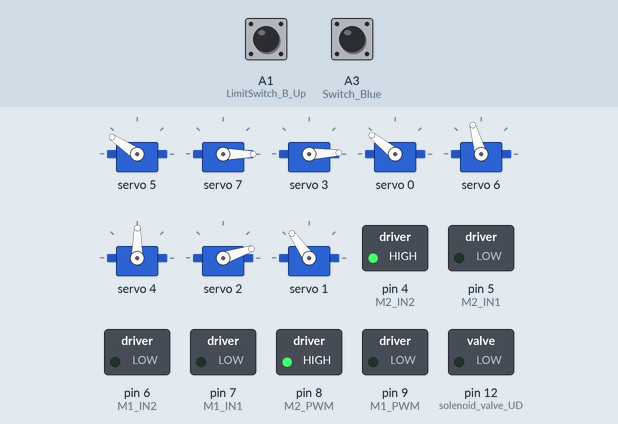
Bench run of a program on a simulated Arduino Mega 2560, built with avr-gcc and run on an emulated ATmega2560. Parts: 8 × servo, switched loads named in the program (green lamp = pin HIGH). The inputs (shaded band) are chosen by the test bench; at power-on: A1 (LimitSwitch_B_Up) HIGH, A3 (Switch_Blue) HIGH.

Above: at 0.8 s.
0.9 s: A1 (LimitSwitch_B_Up) pulled LOW for 0.15 s
At 1.9 s:
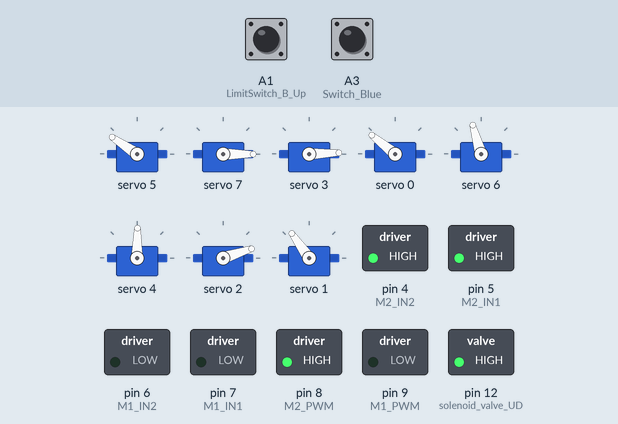
2.5 s: A3 (Switch_Blue) pulled LOW for 0.15 s
At 2.57 s:
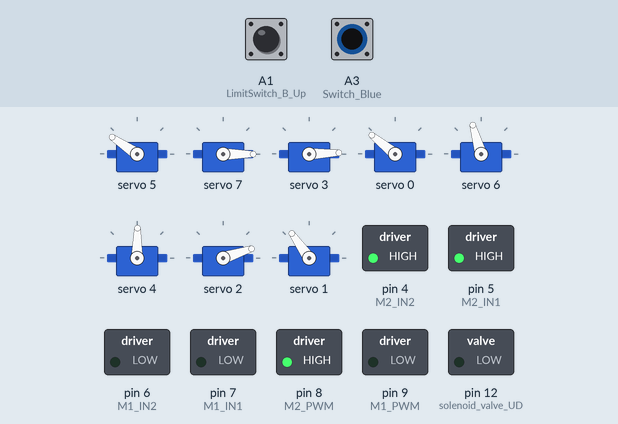
4.1 s: A3 (Switch_Blue) pulled LOW for 3.2 s
At 8.0 s:
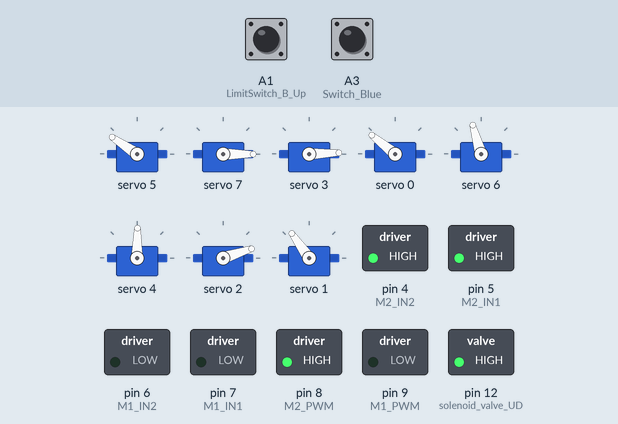
Timing chart, 0 to 9.5 s (numbered marks = the images above; inputs shaded):
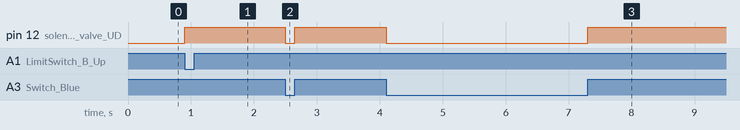

Measured:
- after the input at 0.9 s, pin 5 (M2_IN1), pin 12 (solenoid_valve_UD): LOW → HIGH at once
- after the input at 2.5 s, pin 12 (solenoid_valve_UD): HIGH → LOW at once, → HIGH 0.15 s later
- after the input at 4.1 s, pin 12 (solenoid_valve_UD): HIGH → LOW at once, → HIGH 3.2 s later

The program:

main.cpp
```cpp
#include <Arduino.h>
#include <config/pin.h>
#include <config/parameter.h>
#include <lib/i2c/scani2c.h>
#include <lib/Servo/gripper.h>
#include <lib/robotFunction/robot_UDarm.h>

/*
Adafruit_PWMServoDriver pwm = Adafruit_PWMServoDriver();

#define SERVOMIN 150  // This is the 'minimum' pulse length count (out of 4096)
#define SERVOMAX 600  // This is the 'maximum' pulse length count (out of 4096)
#define USMIN 600     // This is the rounded 'minimum' microsecond length based on the minimum pulse of 150
#define USMAX 2400    // This is the rounded 'maximum' microsecond length based on the maximum pulse of 600
#define SERVO_FREQ 50 // Analog servos run at ~50 Hz updates
*/
//bool control(int UD);

Gripper Gripper_ = Gripper();
ArmRobot Arm_ = ArmRobot();

String inputString = "";     // a String to hold incoming data
bool stringComplete = false; // whether the string is complete

void setup()
{
  I2cinit();
  Serial.begin(115200);

  Gripper_.Init();
  Arm_.Init();
  while(Arm_.control(MotorUP));

  pinMode(solenoid_valve_UD, OUTPUT);
  digitalWrite(solenoid_valve_UD,1);

  inputString.reserve(200);

  delay(500);

}

bool StartBlue = false;
bool StartRed = false;

void loop()
{

  digitalWrite(solenoid_valve_UD,digitalRead(Switch_Blue));
  if (!digitalRead(Switch_Blue))
  {
    StartBlue = true;

  }
  /*while (StartBlue)
  {
    delay(300);
    while(Arm_.control(MotorDN));
    //while (control(MotorDN))
    //;

    delay(3000);
    Gripper_.Get(1);
    StartBlue = false;

  }*/
  /*
    digitalWrite(solenoid_valve_UD,1);delay(5000);
    Gripper_.Get(0);
    digitalWrite(solenoid_valve_UD,0);delay(5000);

    */
  /*
    Gripper_.Get(1);
    delay(500);
    Gripper_.Push(1);
    delay(500);

    Gripper_.Get(2);
    delay(500);
    Gripper_.Push(2);
    delay(500);

    Gripper_.Get(3);
    delay(500);
    Gripper_.Push(3);
    delay(500);

    Gripper_.Get(4);
    delay(500);
    Gripper_.Push(4);
    delay(500);

    Gripper_.Get(0);
    delay(500);
    Gripper_.Push(0);
    delay(500);
    */
  /*
    if (stringComplete)
    {
      Serial.println(inputString);
      pwm_ = inputString.toInt();

      // clear the string:
      inputString = "";
      stringComplete = false;
    }

    */
  /*
    pwm.setPWM(Servo_1, 0, Servo1_MAX);
    pwm.setPWM(Servo_2, 0, Servo2_MAX);
    pwm.setPWM(Servo_3, 0, Servo3_MAX);
    pwm.setPWM(Servo_4, 0, Servo4_MAX);
    pwm.setPWM(Servo_5, 0, Servo5_MAX);
    pwm.setPWM(Servo_6, 0, Servo6_MAX);
    pwm.setPWM(Servo_7, 0, Servo7_MAX);
    pwm.setPWM(Servo_8, 0, Servo8_MAX);

    delay(1000);


    pwm.setPWM(Servo_1, 0, Servo1_MIN);
    pwm.setPWM(Servo_2, 0, Servo2_MIN);
    pwm.setPWM(Servo_3, 0, Servo3_MIN);
    pwm.setPWM(Servo_4, 0, Servo4_MIN);
    pwm.setPWM(Servo_5, 0, Servo5_MIN);
    pwm.setPWM(Servo_6, 0, Servo6_MIN);
    pwm.setPWM(Servo_7, 0, Servo7_MIN);
    pwm.setPWM(Servo_8, 0, Servo8_MIN);

    delay(1000);
  */
  /*
  int L1 = digitalRead(LimitSwitch_B_Down);
  int L2 = digitalRead(LimitSwitch_B_Up);
  int B1_ = digitalRead(Switch_Blue);
  int B2_ = digitalRead(Switch_Red);
  */

  /*
    Serial.print(L1);
    Serial.print(",");
    Serial.print(L2);
    Serial.print(",");
    Serial.print(B1_);
    Serial.print(",");
    Serial.print(B2_);
    Serial.print("\n");
  */
  // Scani2c();
  /*
   while (control(MotorDN))
     ;
   delay(1000);
   while (control(MotorUP))
     ;
   delay(1000);*/
}

void serialEvent()
{
  while (Serial.available())
  {
    char inChar = (char)Serial.read();
    if (inChar == '\n')
    {
      stringComplete = true;
    }
    else
    {
      inputString += inChar;
    }
  }
}
```

parameter.h
```cpp
#define MotorUP 1
#define MotorDN 0


#define Servo1_MIN 270
#define Servo1_MAX 420

#define Servo2_MIN 270
#define Servo2_MAX 110

#define Servo3_MIN 280
#define Servo3_MAX 115

#define Servo4_MIN 230
#define Servo4_MAX 410

#define Servo5_MIN 175
#define Servo5_MAX 335


#define Servo6_MIN 460
#define Servo6_MAX 300

#define Servo7_MIN 320
#define Servo7_MAX 150

#define Servo8_MIN 210
#define Servo8_MAX 375
```

pin.h
```cpp
#define LimitSwitch_B_Down A0
#define LimitSwitch_B_Up A1
#define Switch_Blue A3
#define Switch_Red A2

#define M1_PWM 9
#define M1_IN1 7
#define M1_IN2 6

#define M2_PWM 8
#define M2_IN1 5
#define M2_IN2 4

#define Servo_1 5
#define Servo_2 7
#define Servo_3 3
#define Servo_4 0
#define Servo_5 6
#define Servo_6 4
#define Servo_7 2
#define Servo_8 1

#define solenoid_valve_UD 12
```

gripper.h
```cpp
#include <Wire.h>
#include <Adafruit_PWMServoDriver.h>
#include <Arduino.h>
#include <config/parameter.h>
#include <config/pin.h>

#define SERVOMIN 150  // This is the 'minimum' pulse length count (out of 4096)
#define SERVOMAX 600  // This is the 'maximum' pulse length count (out of 4096)
#define USMIN 600     // This is the rounded 'minimum' microsecond length based on the minimum pulse of 150
#define USMAX 2400    // This is the rounded 'maximum' microsecond length based on the maximum pulse of 600
#define SERVO_FREQ 50 // Analog servos run at ~50 Hz updates

class Gripper
{
private:
    Adafruit_PWMServoDriver pwm;

public:
    Gripper() : pwm(Adafruit_PWMServoDriver())
    {
    }

    void Init()
    {
        pwm.begin();
        pwm.setOscillatorFrequency(27000000);
        pwm.setPWMFreq(SERVO_FREQ);

        pwm.setPWM(Servo_1, 0, Servo1_MAX);
        pwm.setPWM(Servo_2, 0, Servo2_MAX);
        pwm.setPWM(Servo_3, 0, Servo3_MAX);
        pwm.setPWM(Servo_4, 0, Servo4_MAX);
        pwm.setPWM(Servo_5, 0, Servo5_MAX);
        pwm.setPWM(Servo_6, 0, Servo6_MAX);
        pwm.setPWM(Servo_7, 0, Servo7_MAX);
        pwm.setPWM(Servo_8, 0, Servo8_MAX);
    }

    void Get(int Gripper)
    {
        switch (Gripper)
        {
        case 1:
            pwm.setPWM(Servo_1, 0, Servo1_MIN);
            pwm.setPWM(Servo_2, 0, Servo2_MIN);
            // Add your code here for Gripper 1
            break;
        case 2:
            pwm.setPWM(Servo_3, 0, Servo3_MIN);
            pwm.setPWM(Servo_4, 0, Servo4_MIN);
            // Add your code here for Gripper 2
            break;
        case 3:
            pwm.setPWM(Servo_5, 0, Servo5_MIN);
            pwm.setPWM(Servo_6, 0, Servo6_MIN);
            // Add your code here for Gripper 3
            break;
        case 4:
            pwm.setPWM(Servo_7, 0, Servo7_MIN);
            pwm.setPWM(Servo_8, 0, Servo8_MIN);
            // Add your code here for Gripper 4
            break;
        case 0:
            pwm.setPWM(Servo_1, 0, Servo1_MIN);
            pwm.setPWM(Servo_2, 0, Servo2_MIN);

            pwm.setPWM(Servo_3, 0, Servo3_MIN);
            pwm.setPWM(Servo_4, 0, Servo4_MIN);

            pwm.setPWM(Servo_5, 0, Servo5_MIN);
            pwm.setPWM(Servo_6, 0, Servo6_MIN);

            pwm.setPWM(Servo_7, 0, Servo7_MIN);
            pwm.setPWM(Servo_8, 0, Servo8_MIN);
            // Add your code here for Gripper 4
            break;
        default:

            pwm.setPWM(Servo_1, 0, Servo1_MIN);
            pwm.setPWM(Servo_2, 0, Servo2_MIN);

            pwm.setPWM(Servo_3, 0, Servo3_MIN);
            pwm.setPWM(Servo_4, 0, Servo4_MIN);

            pwm.setPWM(Servo_5, 0, Servo5_MIN);
            pwm.setPWM(Servo_6, 0, Servo6_MIN);

            pwm.setPWM(Servo_7, 0, Servo7_MIN);
            pwm.setPWM(Servo_8, 0, Servo8_MIN);
            break;
        }
    }

    void Push(int Gripper)
    {
        switch (Gripper)
        {
        case 1:
            pwm.setPWM(Servo_1, 0, Servo1_MAX);
            pwm.setPWM(Servo_2, 0, Servo2_MAX);
            // Add your code here for Gripper 1
            break;
        case 2:
            pwm.setPWM(Servo_3, 0, Servo3_MAX);
            pwm.setPWM(Servo_4, 0, Servo4_MAX);
            // Add your code here for Gripper 2
            break;
        case 3:
            pwm.setPWM(Servo_5, 0, Servo5_MAX);
            pwm.setPWM(Servo_6, 0, Servo6_MAX);
            // Add your code here for Gripper 3
            break;
        case 4:
            pwm.setPWM(Servo_7, 0, Servo7_MAX);
            pwm.setPWM(Servo_8, 0, Servo8_MAX);
            // Add your code here for Gripper 4
            break;
        case 0:
            pwm.setPWM(Servo_1, 0, Servo1_MAX);
            pwm.setPWM(Servo_2, 0, Servo2_MAX);

            pwm.setPWM(Servo_3, 0, Servo3_MAX);
            pwm.setPWM(Servo_4, 0, Servo4_MAX);

            pwm.setPWM(Servo_5, 0, Servo5_MAX);
            pwm.setPWM(Servo_6, 0, Servo6_MAX);

            pwm.setPWM(Servo_7, 0, Servo7_MAX);
            pwm.setPWM(Servo_8, 0, Servo8_MAX);
            // Add your code here for Gripper 4
            break;
        default:

            pwm.setPWM(Servo_1, 0, Servo1_MAX);
            pwm.setPWM(Servo_2, 0, Servo2_MAX);

            pwm.setPWM(Servo_3, 0, Servo3_MAX);
            pwm.setPWM(Servo_4, 0, Servo4_MAX);

            pwm.setPWM(Servo_5, 0, Servo5_MAX);
            pwm.setPWM(Servo_6, 0, Servo6_MAX);

            pwm.setPWM(Servo_7, 0, Servo7_MAX);
            pwm.setPWM(Servo_8, 0, Servo8_MAX);
            break;
        }
    }
};
```

scani2c.h
```cpp
#include <Wire.h>
#include <Arduino.h>

void I2cinit(){
    Wire.begin();
}

void Scani2c(){
  byte error, address;
  int nDevices;

  Serial.println("Scanning...");

  nDevices = 0;
  for (address = 1; address < 127; address++) {
    // เริ่มการส่งข้อมูลไปยังที่อยู่ I2C
    Wire.beginTransmission(address);
    error = Wire.endTransmission();

    if (error == 0) {
      Serial.print("I2C device found at address 0x");
      if (address < 16)
        Serial.print("0");
      Serial.print(address, HEX);
      Serial.println("  !");

      nDevices++;
    } else if (error == 4) {
      Serial.print("Unknown error at address 0x");
      if (address < 16)
        Serial.print("0");
      Serial.println(address, HEX);
    }
  }
  if (nDevices == 0)
    Serial.println("No I2C devices found\n");
  else
    Serial.println("done\n");

  delay(5000); // หน่วงเวลา 5 วินาทีก่อนสแกนอีกครั้ง
}
```

robot_UDarm.h
```cpp
#include <config/parameter.h>
#include <config/pin.h>
#include <Arduino.h>

class ArmRobot
{
private:
public:
    ArmRobot()
    {
        pinMode(LimitSwitch_B_Down, INPUT_PULLUP);
        pinMode(LimitSwitch_B_Up, INPUT_PULLUP);
        pinMode(Switch_Blue, INPUT_PULLUP);
        pinMode(Switch_Red, INPUT_PULLUP);

        pinMode(M1_PWM, OUTPUT);
        pinMode(M1_IN1, OUTPUT);
        pinMode(M1_IN2, OUTPUT);

        pinMode(M2_PWM, OUTPUT);
        pinMode(M2_IN1, OUTPUT);
        pinMode(M2_IN2, OUTPUT);
    }
    void Init()
    {
        pinMode(LimitSwitch_B_Down, INPUT_PULLUP);
        pinMode(LimitSwitch_B_Up, INPUT_PULLUP);
        pinMode(Switch_Blue, INPUT_PULLUP);
        pinMode(Switch_Red, INPUT_PULLUP);

        pinMode(M1_PWM, OUTPUT);
        pinMode(M1_IN1, OUTPUT);
        pinMode(M1_IN2, OUTPUT);

        pinMode(M2_PWM, OUTPUT);
        pinMode(M2_IN1, OUTPUT);
        pinMode(M2_IN2, OUTPUT);
    }

    bool control(int UD)
    {
        if (UD == 0)
        {
            if (digitalRead(LimitSwitch_B_Down) == 0)
            {

                analogWrite(M2_PWM, 255);
                digitalWrite(M2_IN1, 1);
                digitalWrite(M2_IN2, 1);
                return false;
            }
            else
            {
                analogWrite(M2_PWM, 100);
                digitalWrite(M2_IN1, 1);
                digitalWrite(M2_IN2, 0);

                return true;
            }
        }
        else if (UD == 1)
        {
            if (digitalRead(LimitSwitch_B_Up) == 0)
            {
                analogWrite(M2_PWM, 255);
                digitalWrite(M2_IN1, 1);
                digitalWrite(M2_IN2, 1);

                return false;
            }
            else
            {
                analogWrite(M2_PWM, 255);
                digitalWrite(M2_IN1, 0);
                digitalWrite(M2_IN2, 1);

                return true;
            }
        }
    }
};
```
